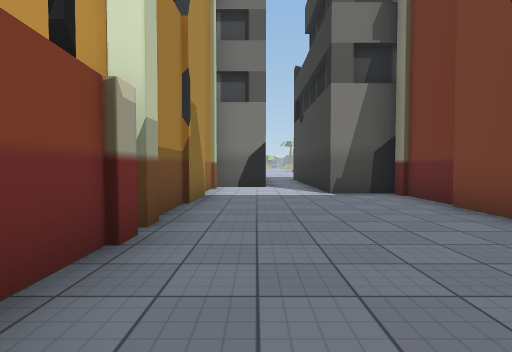
[1] (above)

24 first-person views from a walk through a Unity game level. The camera is 1.3 m above the floor, tilts 2° down and sees 80° across. The floor is counted in squares, 2 m on a side. Each view is taken from the middle of a square. On the plan, view 1 faces up. The plan holds only what a view shows up to about 10 squares ahead; the rest is blank. The place goes on beyond the plan. Some animated figures are left out. Some surface patterns are stand-ins.

[2]
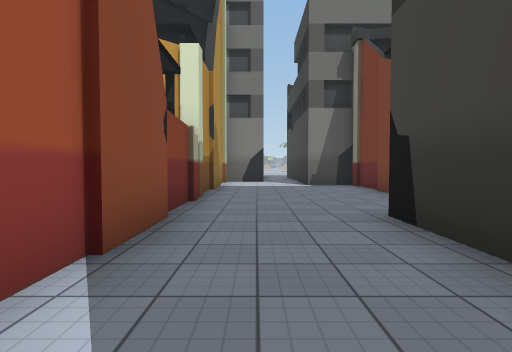

[3]
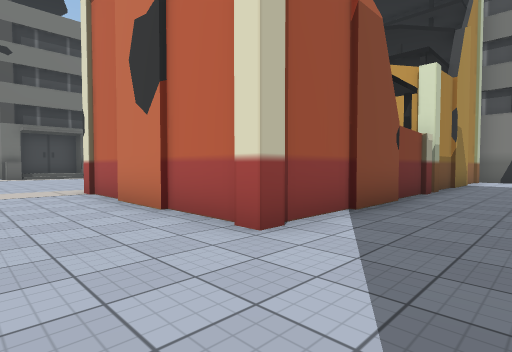

[4]
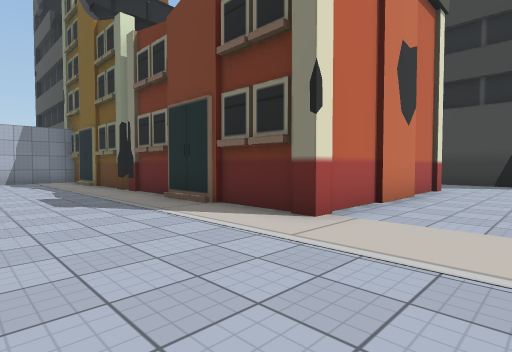

[5]
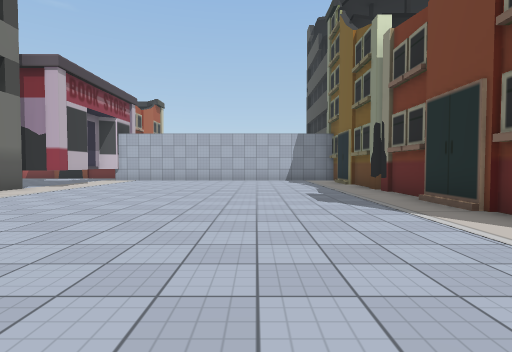

[6]
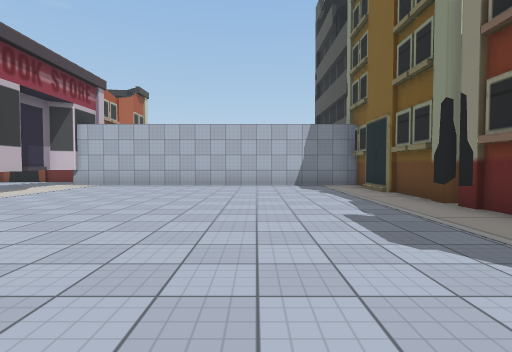

[7]
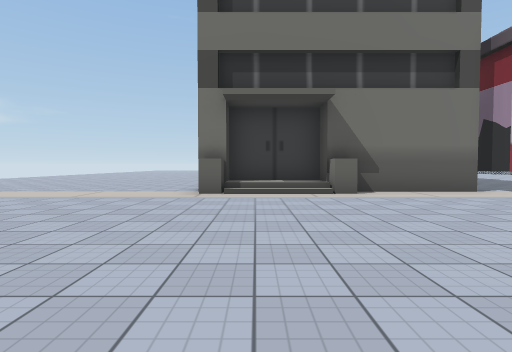

[8]
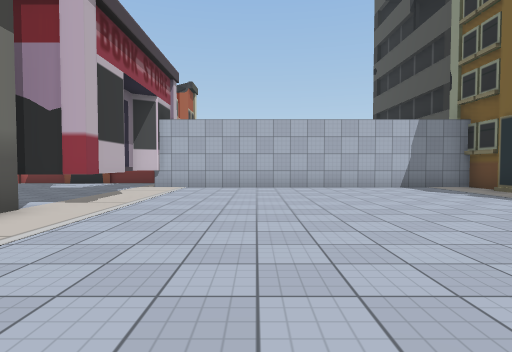

[9]
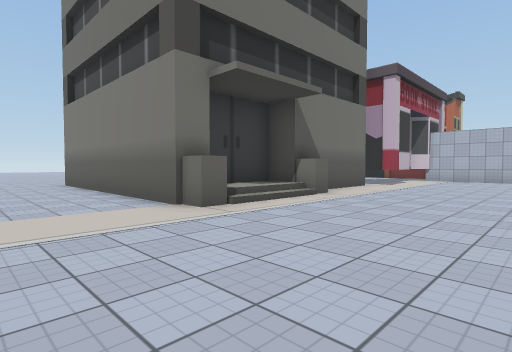

[10]
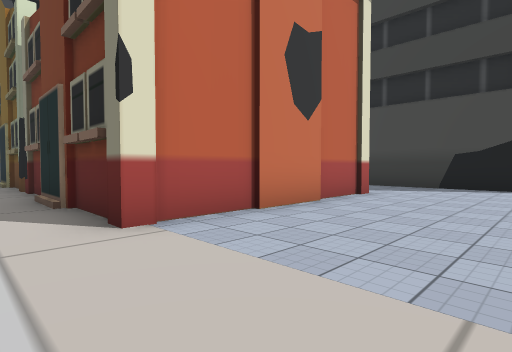

[11]
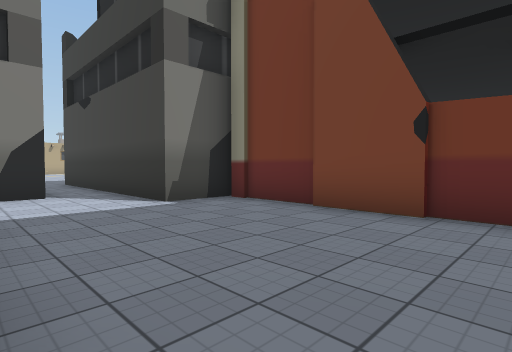

[12]
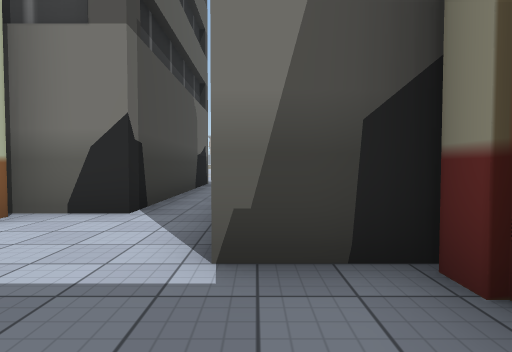

[13]
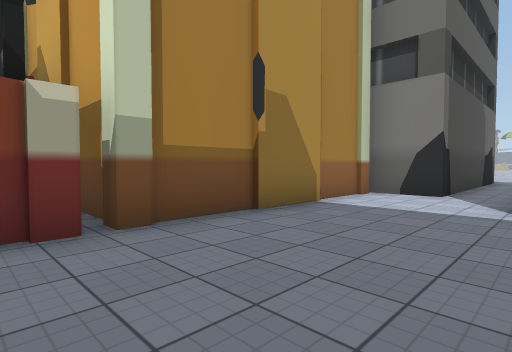

[14]
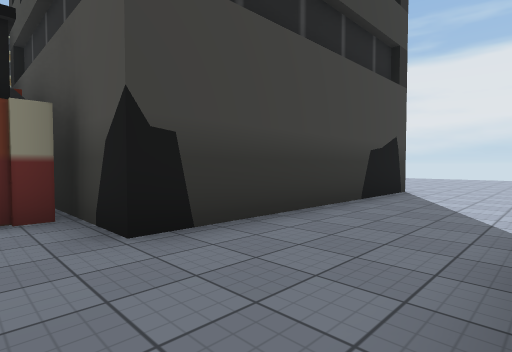

[15]
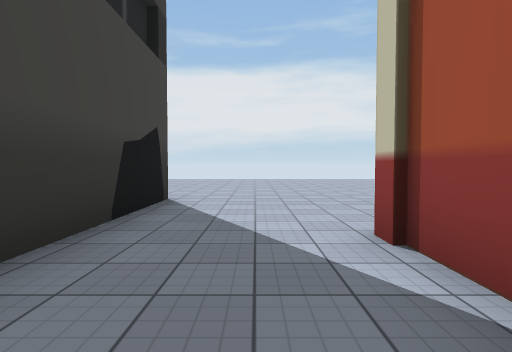

[16]
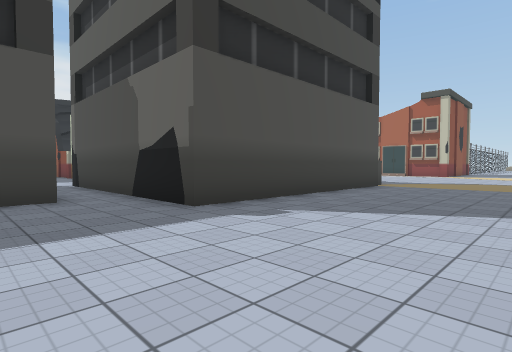

[17]
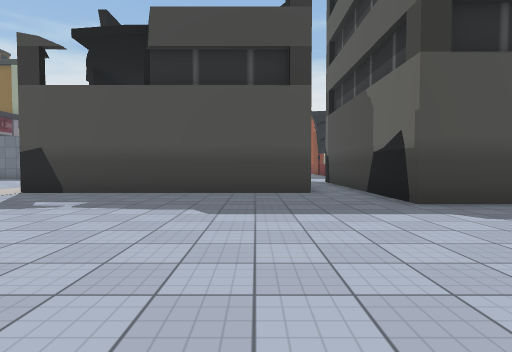

[18]
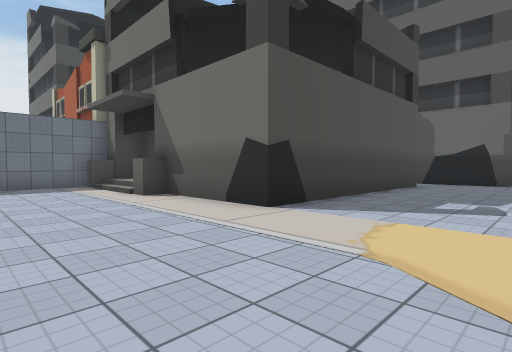

[19]
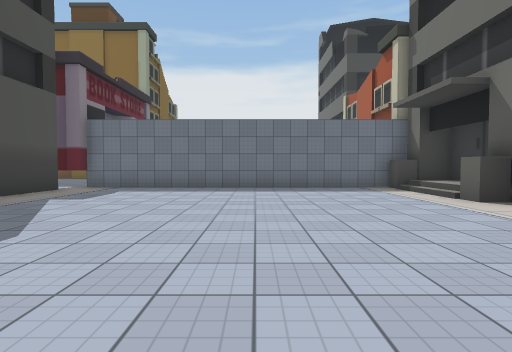

[20]
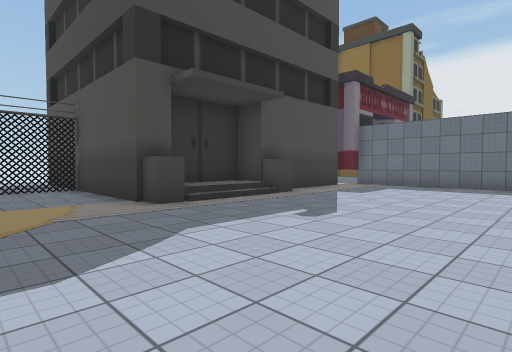

[21]
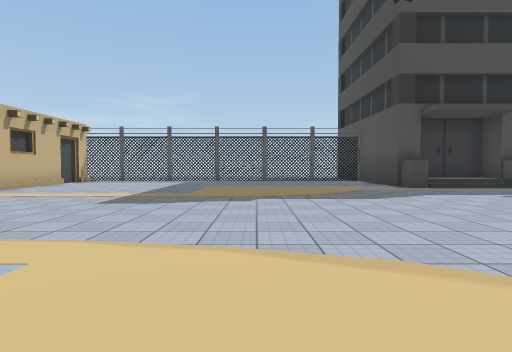

[22]
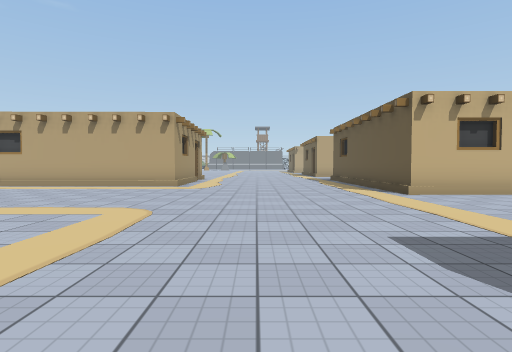

[23]
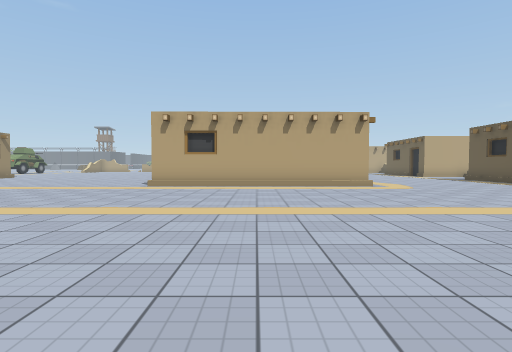

[24]
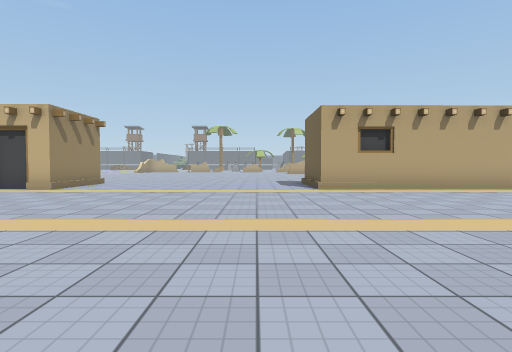

### Floor plan
Points are (right, up) in squares from view 1. A wall is a line through its corners. A room is listed if a view was taken in it or the views show most of it. See-through windows are left out.
Room 1 (views 1, 2, 3, 4, 5, 6, 7, 8, 9, 10, 11, 14, 15)
walls: (-6.8, -0.4) (-6.8, 0.8); (-6.7, 1) (-6.7, 2.9); (-6.8, 3.1) (-6.8, 3.6); (-6.7, 3.1) (-6.7, 5.4); (-6.8, 5.3) (-6.8, 6.8); (-15.9, 0.4) (-15.9, -0.3) (-17.3, -0.3) (-17.3, -2.7) (-16.4, -2.7) (-16.4, -3.5); (-15.9, -2.8) (-15.9, -3.4) (-18.5, -3.4); (-6.7, 6.8) (-6.7, 8) (-16, 8); (-15.6, 4) (-17.4, 4); (-16.4, 3.5) (-16.4, -0.4); (-1.2, 2.9) (-1.2, -2.7) (-6.7, -2.7) (-6.7, 0); (-1.2, 3.2) (-2.8, 3.2); (-15.9, 5.6) (-15.9, 3.9); (-15.8, 7.9) (-16.4, 7.5) (-16.4, 6.2); (1.7, -6) (1.7, 0.9)
ways out: opening at (0.5, 2.5) to room 2
Room 2 (views 12, 13)
walls: (3.4, 7) (1.7, 7) (1.7, 8.5); (0.3, 9.1) (-1.2, 9.1) (-1.2, 3.2); (1.7, 0.9) (4.4, 0.9); (3.1, 1.1) (3.1, 6.9)
ways out: opening at (0.5, 2.5) to room 1; opening at (1, 9) to room 3
Room 3 (views 16, 17, 18, 19, 20, 21, 22, 23, 24)
walls: (1.6, 13.8) (8.5, 13.8) (8.5, 10.1); (-6.6, 15.9) (0.3, 15.9) (0.3, 9.1); (-3.5, 30) (-3.5, 28.4) (-5.1, 28.3); (1.7, 8.5) (1.7, 13.5); (8.5, 10.7) (9.1, 10.7) (9.1, 10.1); (7.7, 9.1) (7.7, 7.7) (9.1, 7.7) (9.1, 7.1); (10.5, 29.1) (10.5, 28.4) (3.8, 28.4) (3.8, 29.9); (8.5, 7.8) (8.5, 7) (18, 7); (17.7, 13.5) (17.7, 14.7) (19.5, 14.7); (18.3, 14) (18.3, 14.8); (19, 25.8) (16.5, 25.8) (16.4, 29.1); (17.7, 11) (17.7, 11.6) (19.1, 11.6) (19.1, 13.6); (18.3, 7.9) (18.3, 11.6); (17.9, 7.3) (18.8, 7.3)
ways out: opening at (1, 9) to room 2

Positions as (right, up) in squares from view 1, and headings:
1: (0, 0), facing up
2: (0, -3), facing up
3: (1, -5), facing up-left
4: (-10, -5), facing up-right
5: (-10, -5), facing up
6: (-10, -2), facing up
7: (-9, -2), facing left
8: (-13, -1), facing up
9: (-12, -6), facing up-left
10: (-8, -6), facing up-right
11: (-1, 2), facing up-right
12: (2, 5), facing up
13: (2, 2), facing up-left
14: (-1, 2), facing down-right
15: (0, 0), facing down
16: (3, 20), facing down-left
17: (3, 21), facing down
18: (12, 17), facing down-left
19: (13, 16), facing down
20: (13, 17), facing down-right
21: (9, 19), facing right
22: (13, 19), facing up
23: (7, 19), facing up
24: (2, 20), facing up
